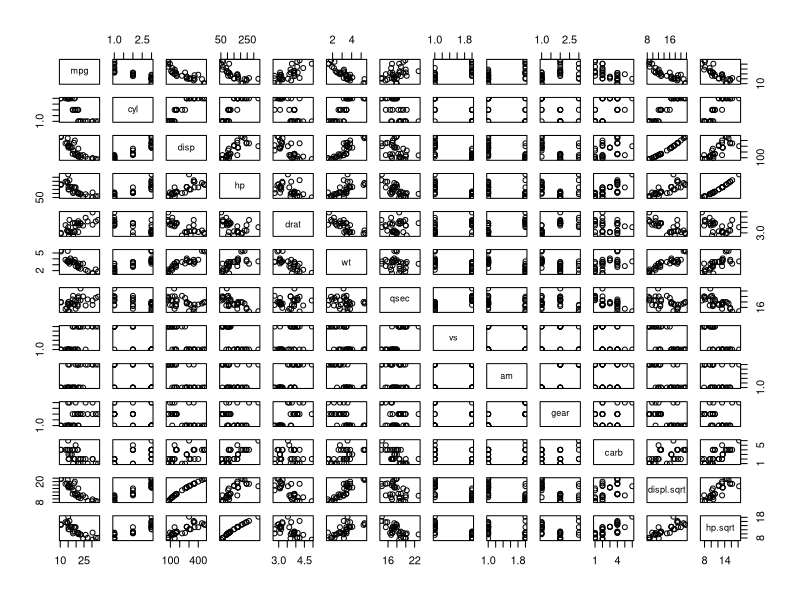
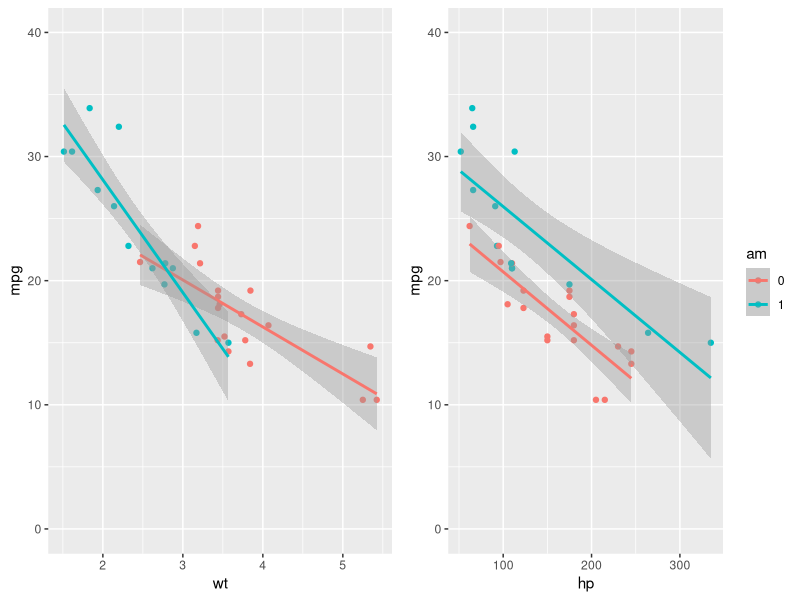
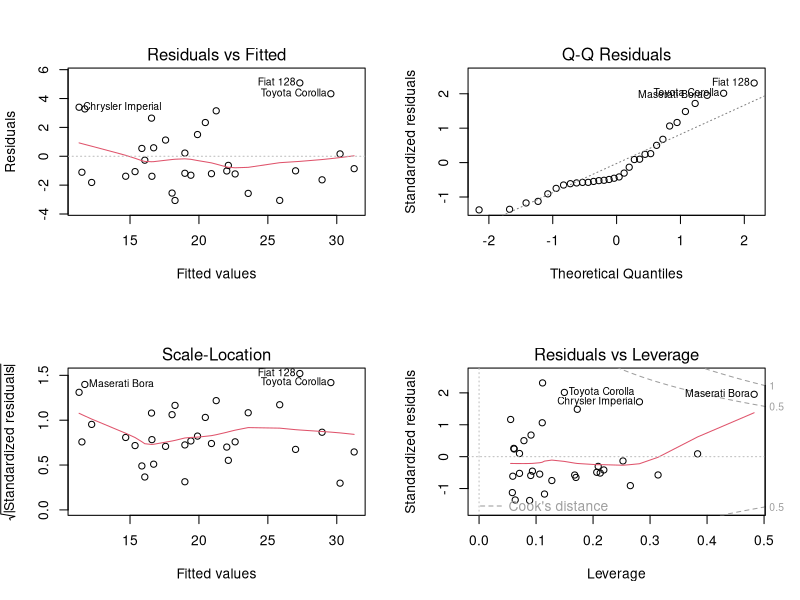
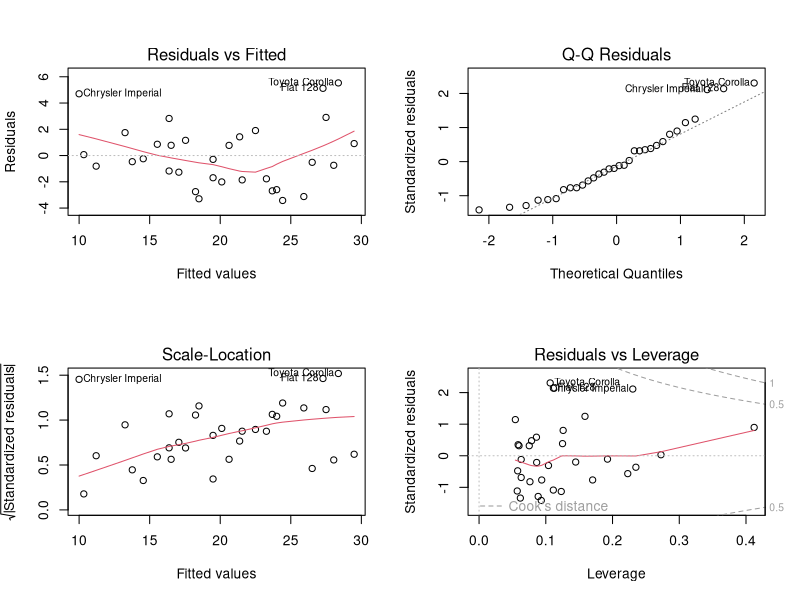

Write R code to recreate these figures, in order.
## ---- chunk 1
data(mtcars);
## ---- chunk 2
mtcars$cyl <- factor(mtcars$cyl);mtcars$vs <- factor(mtcars$vs);
mtcars$am <- factor(mtcars$am);mtcars$gear <- factor(mtcars$gear)
mtcars$carb <- factor(mtcars$carb)
## ---- chunk 3
mtcars$displ.sqrt <- sqrt(mtcars$disp);mtcars$hp.sqrt <- sqrt(mtcars$hp)
## ---- chunk 4
cor(mtcars[sapply(mtcars, is.numeric)])[1,]
## ---- chunk 5
results <- t.test(mtcars$mpg~mtcars$am)
results$p.value
results$conf.int[1:2]
## ---- chunk 6
m1 <- lm(mpg ~ disp + wt + hp + am + cyl + vs + carb + displ.sqrt + hp.sqrt, data = mtcars)
## ---- chunk 7
m2 <- lm(mpg ~ wt + hp + am, data = mtcars)
## ---- chunk 8
m3 <- lm(mpg ~ wt*am + hp, data = mtcars)
## ---- chunk 9
pairs(mtcars)
## ---- chunk 10
par(mfrow = c(2, 3))
with(mtcars, boxplot(mpg~am, main = "Automatic(0) vs Manual(1)"))
with(mtcars, boxplot(mpg~cyl, main = "Cylinders"))
with(mtcars, boxplot(mpg~vs, main = "V- vs Standard engine"))
with(mtcars, boxplot(mpg~gear, main = "Gears"))
with(mtcars, boxplot(mpg~carb, main = "Carbureators"))
par(mfrow = c(1, 1))
## ---- chunk 11
library(grid)
library(ggplot2)
library(scales)
pushViewport(viewport(layout = grid.layout(1, 2)))
#plot indicates an interaction is important for the model
p1 <- qplot(wt, mpg, data = mtcars, color = am) + geom_smooth(aes(group=am), method="lm")
p1 <- p1 + guides(colour = FALSE)
p1 <- p1 +scale_y_continuous(limits = c(0, 40))

#shows there's an average affect
p2 <- qplot(hp, mpg, data = mtcars, color = am) + geom_smooth(aes(group=am), method="lm")
p2 <- p2 +scale_y_continuous(limits = c(0, 40))
                             
print(p1, vp = viewport(layout.pos.row = 1, layout.pos.col = 1))
print(p2, vp = viewport(layout.pos.row = 1, layout.pos.col = 2))
## ---- chunk 12
par(mfrow = c(2,2))
plot(m3)
## ---- chunk 13
par(mfrow = c(2,2))
plot(m2)
